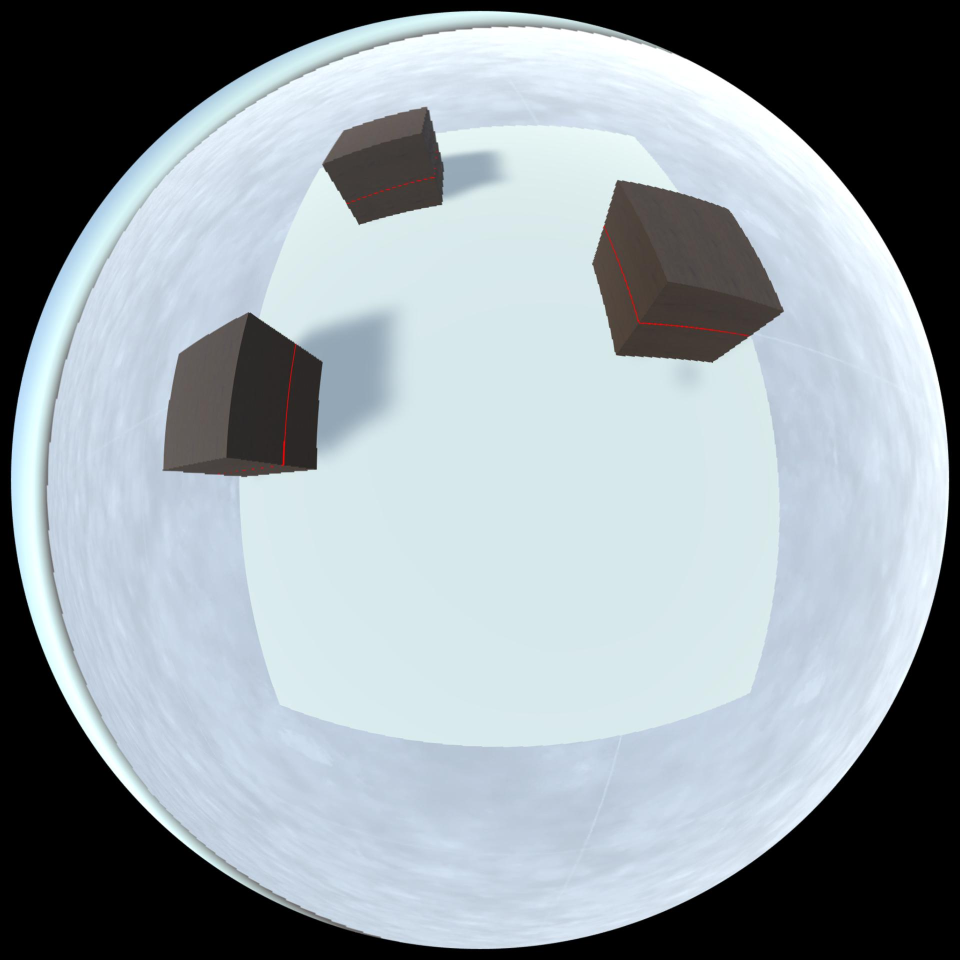
%> input picture CV_Project_Matlab/3_Tutorial_Intermediate/TestImages/image.jpg, 1920 x 1920 px (shown at 1/2 size)
$ octave TutorialIntermediate.m   (GNU Octave 9; MATLAB toolbox functions it lacks are replaced by stand-ins)
%> lines starting %> are read from the running program, lines starting %| are printed output that depends on the picture; in (x1, y1, x2, y2) boxes, pixels count from 0 and x2, y2 are one past the last pixel; in counts of white or black regions, pixels touching at a corner belong together; the program's own positions count from 1
### CV_Project_Matlab/3_Tutorial_Intermediate/las_segm.m
function BW = las_segm(img)
% http://matlabtricks.com/post-35/a-simple-image-segmentation-example-in-
warning('off','Images:initSize:adjustingMag');
image = img;     % read image
[height, width, planes] = size(image);
rgb = reshape(image, height, width * planes);
imagesc(rgb);                   % visualize RGB planes
r = image(:, :, 1);             % red channel
g = image(:, :, 2);             % green channel
b = image(:, :, 3);             % blue channel
threshold = 100;                % threshold value
imagesc(r < threshold);         % display the binarized image
blueness = double(r) - max(double(g), double(b));
imagesc(blueness);              % visualize RGB planes
mask = blueness < 78;
imagesc(mask);
% labels = bwlabel(mask);
R(~mask) = 255;
G(~mask) = 255;
B(~mask) = 255;
J = cat(3,R,G,B);
BW = ~mask;
% Skeletonization
% BW = im2bw(J,0.4);
% BW = bwmorph(BW,'skel',Inf);
imshow(~BW);
end

### CV_Project_Matlab/3_Tutorial_Intermediate/TutorialIntermediate.m
clc
clear all
% Laser Segmentation
image = imread('TestImages/image.jpg');
%> image is the input picture: size 1920x1920x3 uint8; mean R, G, B 147.8, 157.7, 164.1
image1 = imread('TestImages/image1.jpg');
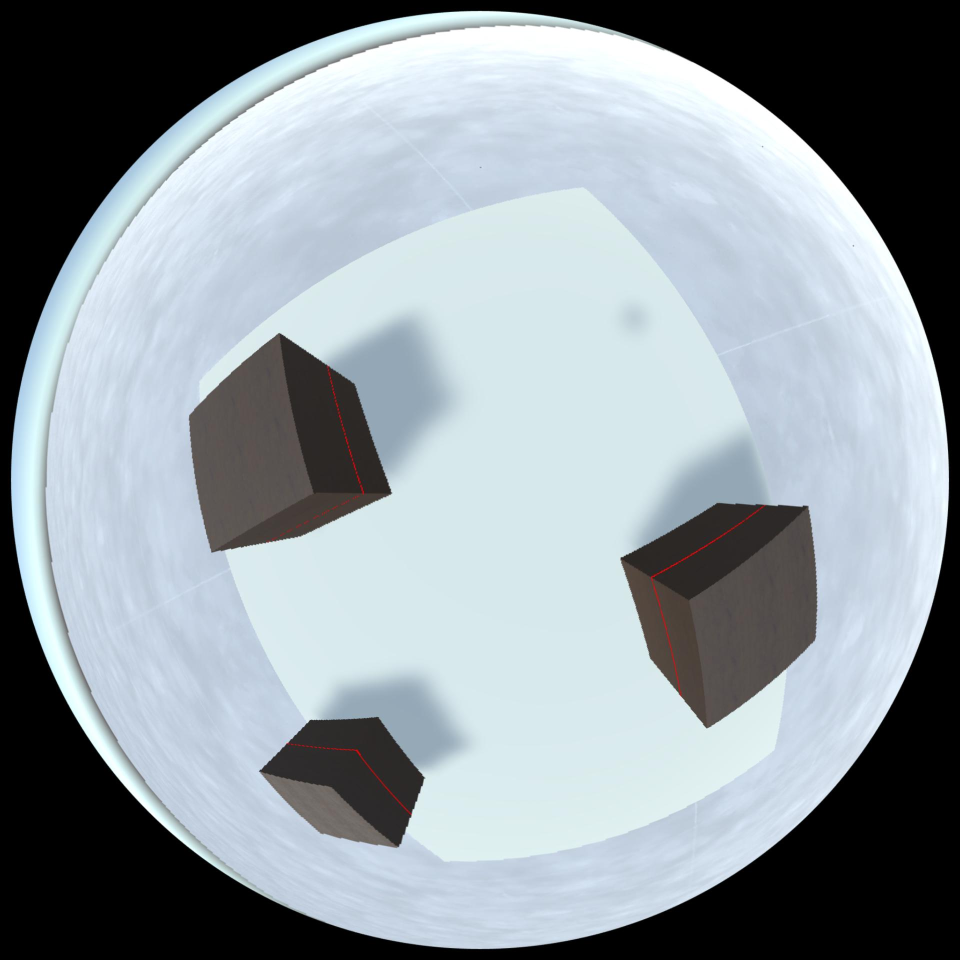
%> input picture CV_Project_Matlab/3_Tutorial_Intermediate/TestImages/image1.jpg, 1920 x 1920 px (shown at 1/2 size)
%> image1 is the input picture: size 1920x1920x3 uint8; mean R, G, B 143.9, 153.5, 159.7
img = las_segm(image);
%> in las_segm, `mask = blueness < 78;`: mask: size 1920x1920 logical; 99.9% white; 22 black regions (16 under 20 px), largest, box (x1, y1, x2, y2) and area: (1207, 452, 1473, 668) 1210, (563, 688, 592, 932) 691, (1479, 668, 1496, 672) 45, (833, 360, 843, 363) 25, (860, 354, 869, 357) 24, (748, 384, 756, 388) 21
img1 = las_segm(image1);
%> in las_segm (call 2), `imagesc(r < threshold);`:
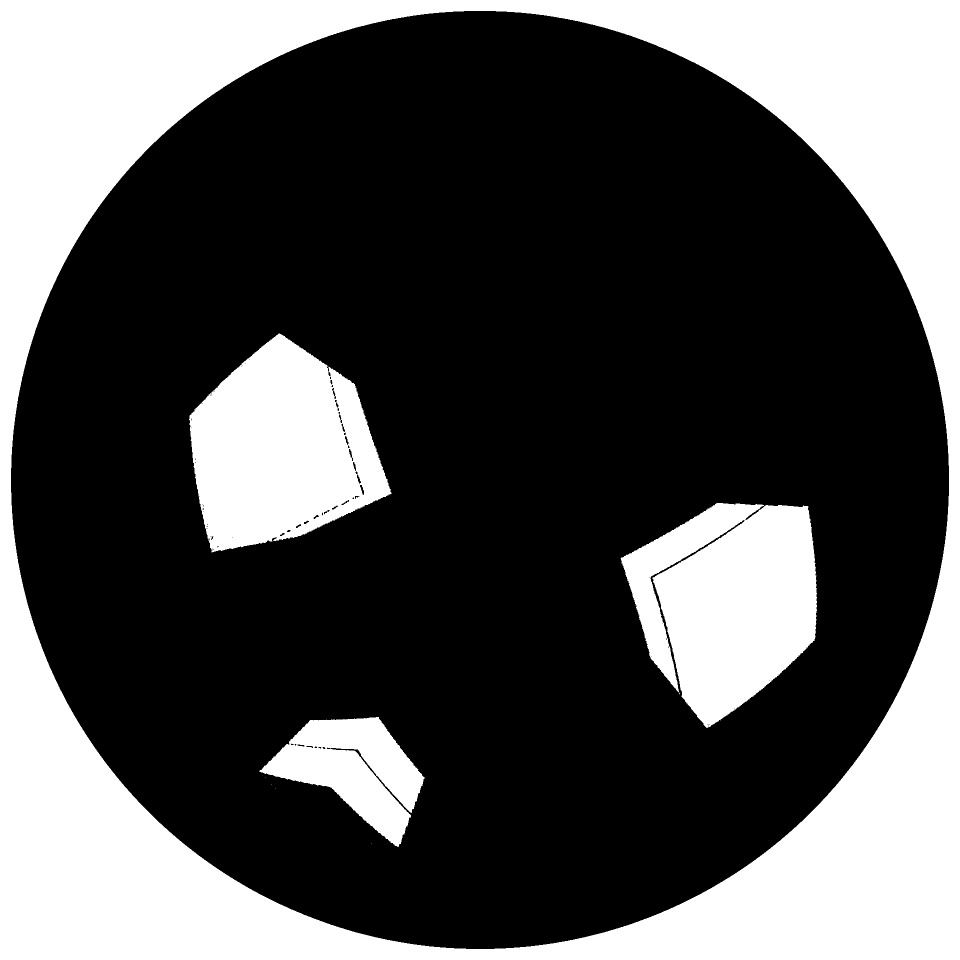
%> displayed picture: size 1920x1920x3, on the screen's scale of 0 to 255 (shown at 1/2 size); 32.6% white; 8 white regions (4 under 20 px), largest, box (x1, y1, x2, y2) and area: (0, 0, 1920, 1920) 922226, (1241, 1006, 1634, 1456) 120886, (378, 667, 784, 1105) 117485, (519, 1434, 850, 1694) 42714
%> in las_segm (call 2), `blueness = double(r) - max(double(g), double(b));`:
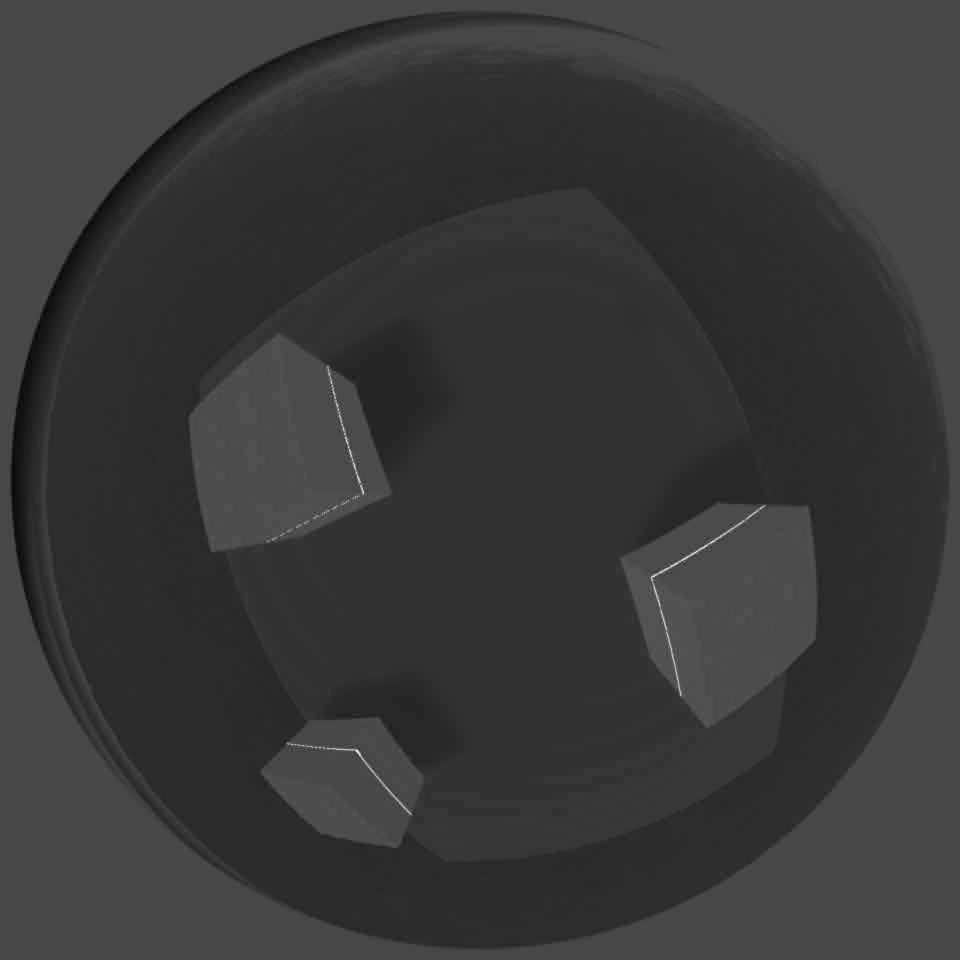
%> blueness: size 1920x1920 double (shown at 1/2 size); min -73, max 186, mean -16; drawn with min black and max white
%> in las_segm (call 2), `mask = blueness < 78;`:
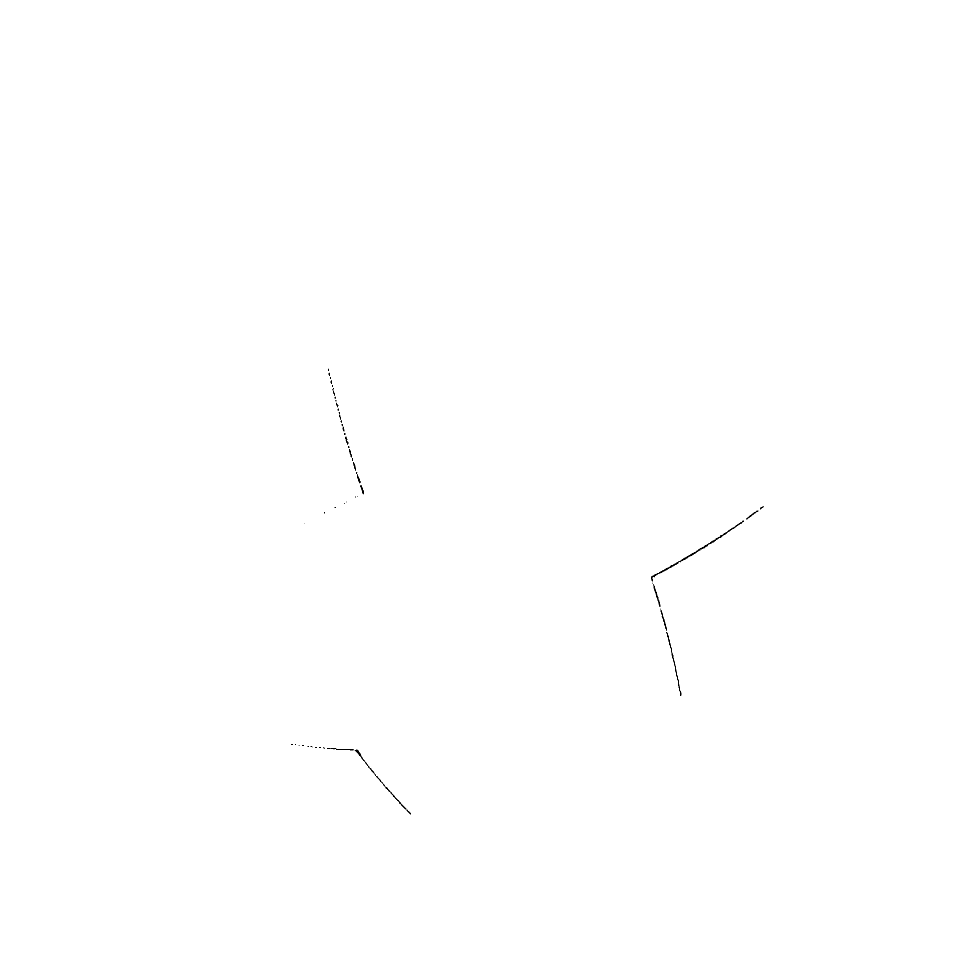
%> mask: size 1920x1920 logical (shown at 1/2 size); 99.9% white; black in thin lines or dots, all inside (x1, y1, x2, y2) = (582, 737, 1528, 1629)
% Configuration
%> (the run ends here)
